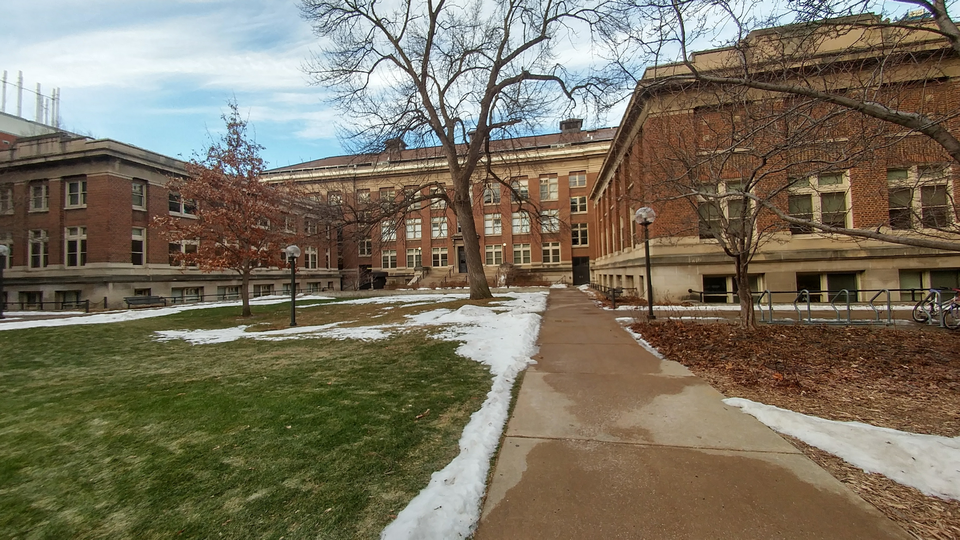
#> input picture left.bmp, 960 x 540 px
$ python Stereo_Reconstruction.py
#> lines starting #> are read from the running program, lines starting #| are printed output that depends on the picture
import cv2
import numpy as np
import scipy.io as sio
from scipy.linalg import null_space
import matplotlib.pyplot as plt
import sys
from sklearn.neighbors import NearestNeighbors
from mpl_toolkits.mplot3d import Axes3D

def find_match(img1, img2):
    xim1 = []
    yim1 = []
    xim2 = []
    yim2 = []
    x = []
    y = []
    s1 = cv2.xfeatures2d.SIFT_create()
    s2 = cv2.xfeatures2d.SIFT_create()
    keyp1, desc1 = s1.detectAndCompute(img1, None)
    keyp2, desc2 = s2.detectAndCompute(img2, None)
    neighbor1 = NearestNeighbors()
    neighbor1.fit(desc2)
    dist1, ind1 = neighbor1.kneighbors(desc1, n_neighbors=2)
    neighbor2 = NearestNeighbors()
    neighbor2.fit(desc1)
    dist2, ind2 = neighbor2.kneighbors(desc2, n_neighbors=2)

    for i in range(len(dist1)):
        if (dist1[i,0] / dist1[i,1]) < 0.75:
            xim1.append(keyp1[i].pt)
            yim1.append(keyp2[ind1[i,0]].pt)
    for i in range(len(dist2)):
        if (dist2[i,0] / dist2[i,1]) < 0.75:
            xim2.append(keyp2[i].pt)
            yim2.append(keyp1[ind2[i,0]].pt)
    for i in range(len(xim1)):
        for j in range(len(yim2)):
            if (xim1[i][0] == yim2[j][0] and xim1[i][1] == yim2[j][1] and yim1[i][0] == xim2[j][0] and yim1[i][1] == xim2[j][1]):
                    x.append(xim1[i])
                    y.append(yim1[i])
    pts1 = np.asarray(x)
    pts2 = np.asarray(y)
    return pts1, pts2


def compute_F(pts1, pts2):
    iters = 1000
    iter=0
    thresh = 0.025
    maxIl = 0
    numPoints = len(pts1)
    numSamples = 8
    while iter < iters:
        iter+=1
        a=np.zeros((numSamples,9))
        sampler = np.random.choice(numPoints,numSamples)
        random1 = pts1[sampler,:]
        random2 = pts2[sampler,:]
        np.append(random1, [[1]]*numSamples, axis=1)
        np.append(random2, [[1]]*numSamples, axis=1)

        for i in range(numSamples):
            a[i] = np.array([random1[i][0]*random2[i][0], random1[i][1]*random2[i][0], random2[i][0], random1[i][0]*random2[i][1], random1[i][1]*random2[i][1], random2[i][1], random1[i][0], random1[i][1], 1])
        fnull = null_space(a)
        fnull = fnull[:,0].reshape(3,3)
        u, d, vt = np.linalg.svd(fnull)
        d[-1] = 0
        fcur = (u @ np.diag(d)) @ vt

        il = 0
        for i in range(numPoints):
            point1 = np.transpose(np.array([pts1[i][0], pts1[i][1], 1]))
            point2 = np.array([pts2[i][0], pts2[i][1], 1])
            err = abs((point2 @ fcur) @ point1)
            if(err < thresh):
                il+=1
        if(il > maxIl):
            maxIl = il
            F=fcur
    return F

def skew_pt(pt):
    return np.array([[0,-pt[2],pt[1]], [pt[2],0,-pt[0]], [-pt[1],pt[0],0]])

# [88 lines left out: functions triangulation, disambiguate_pose, compute_rectification, dense_match, not called in this run]


def compute_camera_pose(F, K):
    E = K.T @ F @ K
    R_1, R_2, t = cv2.decomposeEssentialMat(E)
    # 4 cases
    R1, t1 = R_1, t
    R2, t2 = R_1, -t
    R3, t3 = R_2, t
    R4, t4 = R_2, -t

    Rs = [R1, R2, R3, R4]
    ts = [t1, t2, t3, t4]
    Cs = []
    for i in range(4):
        Cs.append(-Rs[i].T @ ts[i])
    return Rs, Cs


def visualize_img_pair(img1, img2):
    img = np.hstack((img1, img2))
    if img1.ndim == 3:
        plt.imshow(cv2.cvtColor(img, cv2.COLOR_BGR2RGB))
    else:
        plt.imshow(img, cmap='gray')
    plt.axis('off')
    plt.show()


def visualize_find_match(img1, img2, pts1, pts2):
    assert pts1.shape == pts2.shape, 'x1 and x2 should have same shape!'
    img_h = img1.shape[0]
    scale_factor1 = img_h/img1.shape[0]
    scale_factor2 = img_h/img2.shape[0]
    img1_resized = cv2.resize(img1, None, fx=scale_factor1, fy=scale_factor1)
    img2_resized = cv2.resize(img2, None, fx=scale_factor2, fy=scale_factor2)
    pts1 = pts1 * scale_factor1
    pts2 = pts2 * scale_factor2
    pts2[:, 0] += img1_resized.shape[1]
    img = np.hstack((img1_resized, img2_resized))
    plt.imshow(cv2.cvtColor(img, cv2.COLOR_BGR2RGB))
    for i in range(pts1.shape[0]):
        plt.plot([pts1[i, 0], pts2[i, 0]], [pts1[i, 1], pts2[i, 1]], 'b.-', linewidth=0.5, markersize=5)
    plt.axis('off')
    plt.show()


def visualize_epipolar_lines(F, pts1, pts2, img1, img2):
    assert pts1.shape == pts2.shape, 'x1 and x2 should have same shape!'
    ax1 = plt.subplot(121)
    ax2 = plt.subplot(122)
    ax1.imshow(cv2.cvtColor(img1, cv2.COLOR_BGR2RGB))
    ax2.imshow(cv2.cvtColor(img2, cv2.COLOR_BGR2RGB))

    for i in range(pts1.shape[0]):
        x1, y1 = int(pts1[i][0] + 0.5), int(pts1[i][1] + 0.5)
        ax1.scatter(x1, y1, s=5)
        p1, p2 = find_epipolar_line_end_points(img2, F, (x1, y1))
        ax2.plot([p1[0], p2[0]], [p1[1], p2[1]], linewidth=0.5)

    for i in range(pts2.shape[0]):
        x2, y2 = int(pts2[i][0] + 0.5), int(pts2[i][1] + 0.5)
        ax2.scatter(x2, y2, s=5)
        p1, p2 = find_epipolar_line_end_points(img1, F.T, (x2, y2))
        ax1.plot([p1[0], p2[0]], [p1[1], p2[1]], linewidth=0.5)

    ax1.axis('off')
    ax2.axis('off')
    plt.show()

def find_epipolar_line_end_points(img, F, p):
    img_width = img.shape[1]
    el = np.dot(F, np.array([p[0], p[1], 1]).reshape(3, 1))
    p1, p2 = (0, int((-el[2] / el[1])[0])), (img.shape[1], int(((-img_width * el[0] - el[2]) / el[1])[0]))
    _, p1, p2 = cv2.clipLine((0, 0, img.shape[1], img.shape[0]), p1, p2)
    return p1, p2


def visualize_camera_poses(Rs, Cs):
    assert(len(Rs) == len(Cs) == 4)
    fig = plt.figure()
    R1, C1 = np.eye(3), np.zeros((3, 1))
    for i in range(4):
        R2, C2 = Rs[i], Cs[i]
        ax = fig.add_subplot(2, 2, i+1, projection='3d')
        draw_camera(ax, R1, C1)
        draw_camera(ax, R2, C2)
        set_axes_equal(ax)
        ax.set_xlabel('x axis')
        ax.set_ylabel('y axis')
        ax.set_zlabel('z axis')
        ax.view_init(azim=-90, elev=0)
    fig.tight_layout()
    plt.show()


# [17 lines left out: function visualize_camera_poses_with_pts, not called in this run]


def draw_camera(ax, R, C, scale=0.2):
    axis_end_points = C + scale * R.T  # (3, 3)
    vertices = C + scale * R.T @ np.array([[1, 1, 1], [-1, 1, 1], [-1, -1, 1], [1, -1, 1]]).T  # (3, 4)
    vertices_ = np.hstack((vertices, vertices[:, :1]))  # (3, 5)

    # draw coordinate system of camera
    ax.plot([C[0], axis_end_points[0, 0]], [C[1], axis_end_points[1, 0]], [C[2], axis_end_points[2, 0]], 'r-')
    ax.plot([C[0], axis_end_points[0, 1]], [C[1], axis_end_points[1, 1]], [C[2], axis_end_points[2, 1]], 'g-')
    ax.plot([C[0], axis_end_points[0, 2]], [C[1], axis_end_points[1, 2]], [C[2], axis_end_points[2, 2]], 'b-')

    # draw square window and lines connecting it to camera center
    ax.plot(vertices_[0, :], vertices_[1, :], vertices_[2, :], 'k-')
    ax.plot([C[0], vertices[0, 0]], [C[1], vertices[1, 0]], [C[2], vertices[2, 0]], 'k-')
    ax.plot([C[0], vertices[0, 1]], [C[1], vertices[1, 1]], [C[2], vertices[2, 1]], 'k-')
    ax.plot([C[0], vertices[0, 2]], [C[1], vertices[1, 2]], [C[2], vertices[2, 2]], 'k-')
    ax.plot([C[0], vertices[0, 3]], [C[1], vertices[1, 3]], [C[2], vertices[2, 3]], 'k-')


# [14 lines left out: function set_axes_equal, not called in this run]


def visualize_disparity_map(disparity):
    plt.imshow(disparity, cmap='jet')
    plt.show()


if __name__ == '__main__':
    # read in left and right images as RGB images
    img_left = cv2.imread('./left.bmp', 1)
#> img_left is the input picture: shape (540, 960, 3); mean B, G, R 94.8, 113, 120.7
    img_right = cv2.imread('./right.bmp', 1)
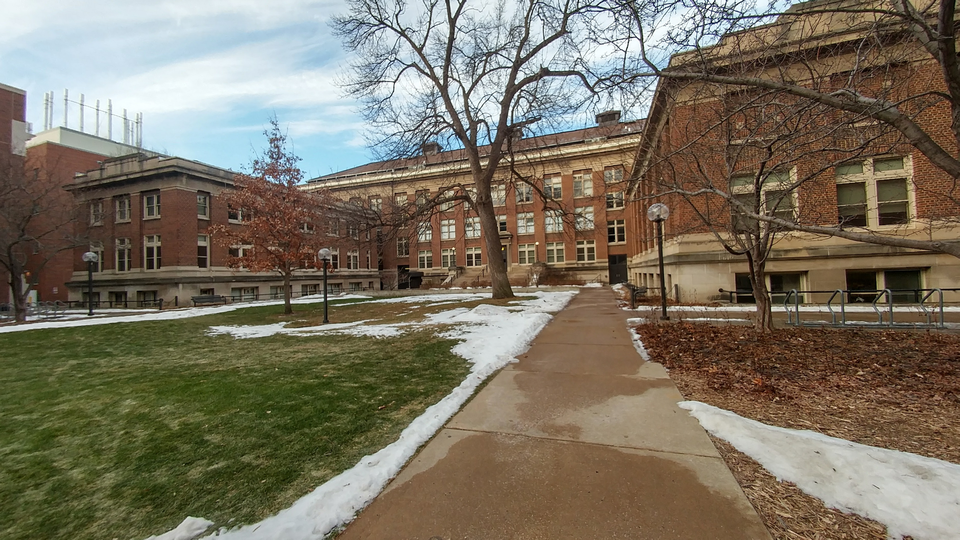
#> input picture right.bmp, 960 x 540 px
#> img_right is the input picture: shape (540, 960, 3); mean B, G, R 97.6, 114.2, 122.1
    visualize_img_pair(img_left, img_right)
#> in visualize_img_pair, `img = np.hstack((img1, img2))`:
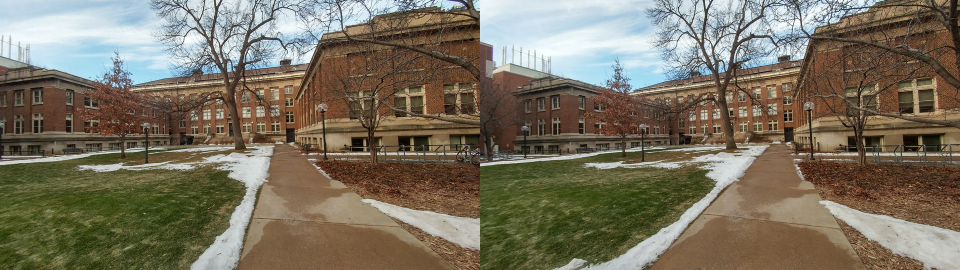
#> img: shape (540, 1920, 3) (shown at 1/2 size); mean B, G, R 96.2, 113.6, 121.4

    # Step 1: find correspondences between image pair
    pts1, pts2 = find_match(img_left, img_right)
#> in find_match, `keyp1, desc1 = s1.detectAndCompute(img1, None)`: keyp1 = 4058 keypoints; strongest (x, y, size): (488, 124, 1.9), (375, 65, 1.9), (495, 59, 1.9), (437, 25, 2)
#> in find_match, `keyp2, desc2 = s2.detectAndCompute(img2, None)`: keyp2 = 3949 keypoints; strongest (x, y, size): (509, 159, 1.9), (707, 6, 1.9), (441, 82, 2.6), (537, 243, 1.8)
#> in find_match, `dist1, ind1 = neighbor1.kneighbors(desc1, n_neighbors=2)`: dist1 = 4058 pairs, first value 31.53 to 399.2, second value 90.44 to 408.3; ind1 = 4058 pairs, first value 7 to 3945, second value 5 to 3946
#> in find_match, `dist2, ind2 = neighbor2.kneighbors(desc2, n_neighbors=2)`: dist2 = 3949 pairs, first value 31.53 to 395.4, second value 87.85 to 407.3; ind2 = 3949 pairs, first value 7 to 4049, second value 5 to 4049
#> after the loop in find_match, `for i in range(len(dist1)):`: xim1 = 490 pairs, first value 4.34 to 936.7, second value 3.86 to 522.6; yim1 = 490 pairs, first value 48.07 to 941.3, second value 10.58 to 507.6
#> after the loop in find_match, `for i in range(len(dist2)):`: xim2 = 462 pairs, first value 21.68 to 944.9, second value 6.06 to 519.4; yim2 = 462 pairs, first value 4.07 to 934.4, second value 3.86 to 533.6
#> after the loop in find_match, `for i in range(len(xim1)):`: x = 458 pairs, first value 6.02 to 916.3, second value 3.86 to 522.6; y = 458 pairs, first value 48.07 to 941.3, second value 10.58 to 480
#> in find_match, `pts1 = np.asarray(x)`: pts1 has the same summary as x
#> in find_match, `pts2 = np.asarray(y)`: pts2 has the same summary as y
#> pts1 has the same summary as x in find_match; pts2 has the same summary as y in find_match
    visualize_find_match(img_left, img_right, pts1, pts2)
#> in visualize_find_match, `pts1 = pts1 * scale_factor1`: pts1 has the same summary as x in find_match
#> in visualize_find_match, `pts2 = pts2 * scale_factor2`: pts2 has the same summary as y in find_match
#> in visualize_find_match, `plt.show()`:
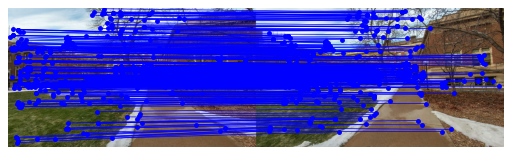
#> figure drawn by matplotlib, 1 panel

    # Step 2: compute fundamental matrix
    F = compute_F(pts1, pts2)
#> in compute_F, `numPoints = len(pts1)`: numPoints = 458
#> the loop in compute_F, `while iter < iters:` made 1000 passes
#> sampler on passes 1 to 3: [172, 47, 117, 192, 323, 251, 195, 359], [9, 211, 277, 242, 292, 87, 70, 88], [396, 314, 193, 39, 87, 174, 88, 337]
#> after the loop in compute_F, `while iter < iters:`: F = [[2.19e-07, 1.26e-05, -0.00443], [-6.65e-06, -3.81e-07, -0.0136], [0.00245, 0.0106, 1]]; iter = 1000; maxIl = 411
    visualize_epipolar_lines(F, pts1, pts2, img_left, img_right)
#> the loop in visualize_epipolar_lines, `for i in range(pts1.shape[0]):` made 458 passes
#> (x1, y1, el in find_epipolar_line_end_points, p1, p2) on passes 1 to 3: (6, 112, [-0.00301, -0.0137, 2.2], (0, 160), (732, 0)), (11, 155, [-0.00246, -0.0138, 2.66], (0, 193), (959, 21)), (14, 268, [-0.00104, -0.0138, 3.86], (0, 279), (959, 207))
#> the loop in visualize_epipolar_lines, `for i in range(pts2.shape[0]):` made 458 passes
#> (x2, y2, el in find_epipolar_line_end_points, p1, p2) on passes 1 to 2: (100, 136, [0.00157, 0.0118, -1.3], (0, 110), (832, 0)), (101, 174, [0.00132, 0.0118, -1.82], (0, 154), (960, 47))
#> in visualize_epipolar_lines, `plt.show()`:
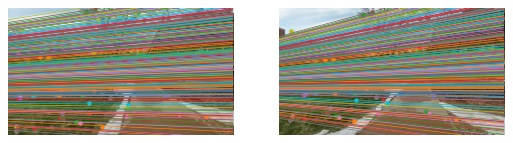
#> figure drawn by matplotlib, 2 panels

    # Step 3: computes four sets of camera poses
    K = np.array([[350, 0, 960/2], [0, 350, 540/2], [0, 0, 1]])
    Rs, Cs = compute_camera_pose(F, K)
#> (the run stopped early here; a loop or call above may not have finished)
